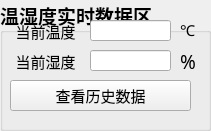
  <widget class="QGroupBox" name="GroupBoxdata">
   <property name="geometry">
    <rect>
     <x>30</x>
     <y>360</y>
     <width>211</width>
     <height>131</height>
    </rect>
   </property>
   <property name="font">
    <font>
     <family>宋体</family>
     <pointsize>14</pointsize>
     <weight>75</weight>
     <bold>true</bold>
    </font>
   </property>
   <property name="styleSheet">
    <string notr="true"/>
   </property>
   <property name="title">
    <string>温湿度实时数据区</string>
   </property>
   <widget class="QLabel" name="labeltemp">
    <property name="geometry">
     <rect>
      <x>10</x>
      <y>20</y>
      <width>71</width>
      <height>22</height>
     </rect>
    </property>
    <property name="font">
     <font>
      <pointsize>11</pointsize>
      <weight>50</weight>
      <bold>false</bold>
     </font>
    </property>
    <property name="styleSheet">
     <string notr="true"/>
    </property>
    <property name="text">
     <string>当前温度</string>
    </property>
    <property name="alignment">
     <set>Qt::AlignCenter</set>
    </property>
   </widget>
   <widget class="QLabel" name="labelhum">
    <property name="geometry">
     <rect>
      <x>10</x>
      <y>50</y>
      <width>71</width>
      <height>22</height>
     </rect>
    </property>
    <property name="font">
     <font>
      <pointsize>11</pointsize>
      <weight>50</weight>
      <bold>false</bold>
     </font>
    </property>
    <property name="styleSheet">
     <string notr="true"/>
    </property>
    <property name="text">
     <string>当前湿度</string>
    </property>
    <property name="alignment">
     <set>Qt::AlignCenter</set>
    </property>
   </widget>
   <widget class="QLabel" name="label_h">
    <property name="geometry">
     <rect>
      <x>180</x>
      <y>50</y>
      <width>21</width>
      <height>23</height>
     </rect>
    </property>
    <property name="font">
     <font>
      <family>宋体</family>
      <pointsize>14</pointsize>
      <weight>50</weight>
      <bold>false</bold>
     </font>
    </property>
    <property name="styleSheet">
     <string notr="true">
        border-bottom-color: transparent;
        border-top-color: transparent;
        border-right-color: transparent;
        border-left-color: transparent;
</string>
    </property>
    <property name="text">
     <string>%</string>
    </property>
   </widget>
   <widget class="QLabel" name="label_t">
    <property name="geometry">
     <rect>
      <x>180</x>
      <y>20</y>
      <width>27</width>
      <height>19</height>
     </rect>
    </property>
    <property name="font">
     <font>
      <family>宋体</family>
      <pointsize>11</pointsize>
      <weight>50</weight>
      <bold>false</bold>
     </font>
    </property>
    <property name="styleSheet">
     <string notr="true">		border-bottom-color: transparent;
        border-top-color: transparent;
        border-right-color: transparent;
        border-left-color: transparent;
</string>
    </property>
    <property name="text">
     <string>℃</string>
    </property>
    <property name="textFormat">
     <enum>Qt::AutoText</enum>
    </property>
   </widget>
   <widget class="QLineEdit" name="lineEdithum">
    <property name="geometry">
     <rect>
      <x>90</x>
      <y>50</y>
      <width>81</width>
      <height>21</height>
     </rect>
    </property>
    <property name="font">
     <font>
      <family>宋体</family>
      <pointsize>11</pointsize>
      <weight>50</weight>
      <bold>false</bold>
     </font>
    </property>
    <property name="styleSheet">
     <string notr="true"/>
    </property>
    <property name="text">
     <string/>
    </property>
    <property name="alignment">
     <set>Qt::AlignCenter</set>
    </property>
   </widget>
   <widget class="QLineEdit" name="lineEdittemp">
    <property name="enabled">
     <bool>true</bool>
    </property>
    <property name="geometry">
     <rect>
      <x>90</x>
      <y>20</y>
      <width>81</width>
      <height>21</height>
     </rect>
    </property>
    <property name="font">
     <font>
      <family>宋体</family>
      <pointsize>11</pointsize>
      <weight>50</weight>
      <italic>false</italic>
      <bold>false</bold>
      <underline>false</underline>
     </font>
    </property>
    <property name="styleSheet">
     <string notr="true"/>
    </property>
    <property name="text">
     <string/>
    </property>
    <property name="alignment">
     <set>Qt::AlignCenter</set>
    </property>
   </widget>
   <widget class="QPushButton" name="checkbtn">
    <property name="geometry">
     <rect>
      <x>10</x>
      <y>80</y>
      <width>181</width>
      <height>31</height>
     </rect>
    </property>
    <property name="font">
     <font>
      <family>宋体</family>
      <pointsize>11</pointsize>
      <weight>50</weight>
      <bold>false</bold>
     </font>
    </property>
    <property name="styleSheet">
     <string notr="true"/>
    </property>
    <property name="text">
     <string>查看历史数据</string>
    </property>
   </widget>
  </widget>
